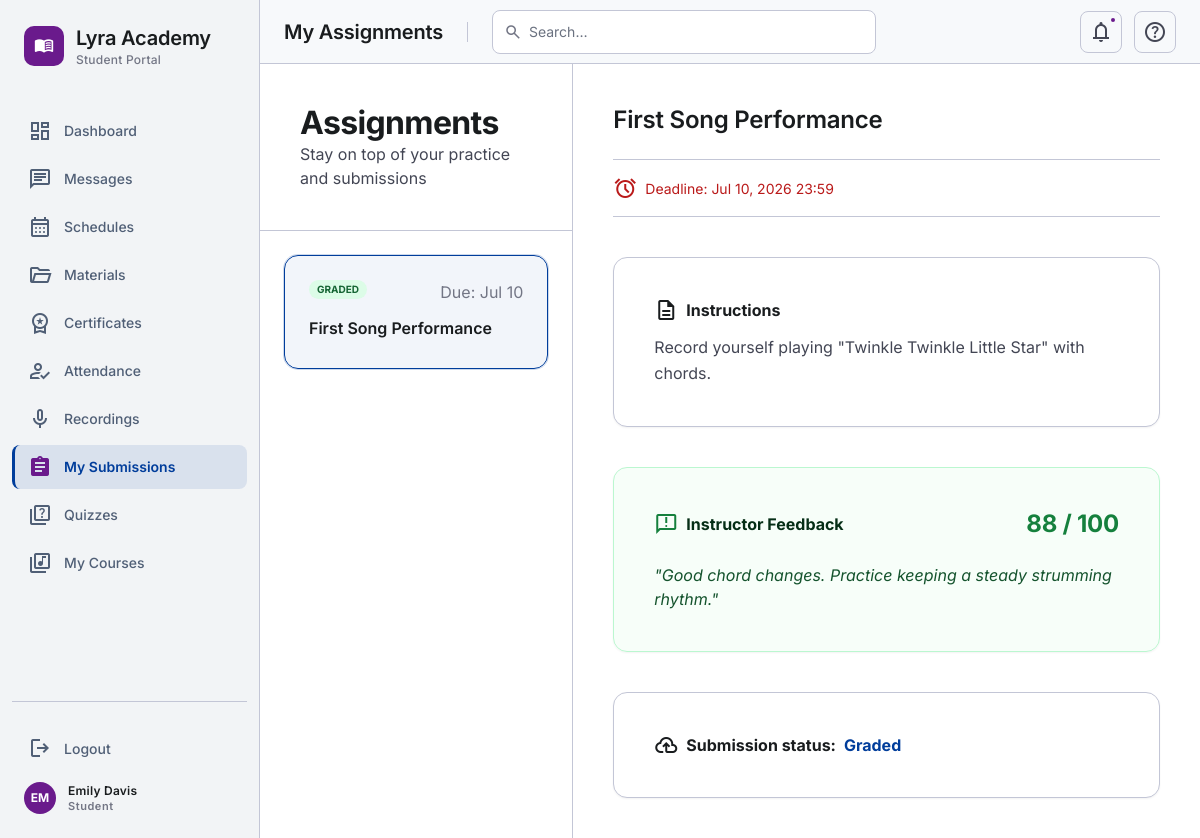
/37_Student_Assignments_1/index.php (signed in), run on the app's committed database.
### tables this page shows
CREATE TABLE IF NOT EXISTS submissions (
    id INT AUTO_INCREMENT PRIMARY KEY,
    assignment_id INT NOT NULL,
    student_id INT NOT NULL,
    file_path VARCHAR(255) NOT NULL,
    submission_text TEXT NULL,
    points_earned INT NULL,
    feedback TEXT NULL,
    status ENUM('submitted', 'graded') DEFAULT 'submitted',
    submitted_at TIMESTAMP DEFAULT CURRENT_TIMESTAMP,
    graded_by INT NULL,
    graded_at TIMESTAMP NULL,
    FOREIGN KEY (assignment_id) REFERENCES assignments(id) ON DELETE CASCADE,
    FOREIGN KEY (student_id) REFERENCES students(user_id) ON DELETE CASCADE,
    FOREIGN KEY (graded_by) REFERENCES users(id) ON DELETE SET NULL,
    UNIQUE KEY uk_submissions_assignment_student (assignment_id, student_id)
);

CREATE TABLE IF NOT EXISTS assignments (
    id INT AUTO_INCREMENT PRIMARY KEY,
    course_id INT NOT NULL,
    title VARCHAR(150) NOT NULL,
    description TEXT,
    due_date DATETIME NOT NULL,
    max_points INT DEFAULT 100,
    file_path VARCHAR(255) NULL,
    file_name VARCHAR(255) NULL,
    created_at TIMESTAMP DEFAULT CURRENT_TIMESTAMP,
    FOREIGN KEY (course_id) REFERENCES courses(id) ON DELETE CASCADE
);

### 37_Student_Assignments_1/index.php (the view, shortened to what this page needs)
<?php
require_once __DIR__ . '/../config/design-system.php';
$pdo = require_once __DIR__ . '/../config/db.php';
$studentId = $_SESSION['user_id'];
$courseId = intval($_GET['course_id'] ?? 0);
$selectedAssignmentId = intval($_GET['assignment_id'] ?? 0);
try {
    $coursesStmt = $pdo->prepare("
        SELECT c.id, c.title
        FROM courses c
        JOIN enrollments e ON c.id = e.course_id
        WHERE e.student_id = :student_id AND e.status = 'approved'
        ORDER BY c.title ASC
    ");
    $coursesStmt->execute(['student_id' => $studentId]);
    $courses = $coursesStmt->fetchAll();
    if ($courseId <= 0 && !empty($courses)) {
        $courseId = intval($courses[0]['id']);
    }
    $assignments = [];
    $selectedAssignment = null;
    if ($courseId > 0) {
        $assignmentsStmt = $pdo->prepare("
            SELECT a.id as assignment_id, a.title, a.description, a.due_date, a.max_points,
                   s.id as submission_id, s.file_path, s.submission_text, s.points_earned,
                   s.feedback, s.status as submission_status, s.submitted_at
            FROM assignments a
            LEFT JOIN submissions s ON a.id = s.assignment_id AND s.student_id = :student_id
            WHERE a.course_id = :course_id
            ORDER BY a.due_date ASC
        ");
        $assignmentsStmt->execute(['student_id' => $studentId, 'course_id' => $courseId]);
        $assignments = $assignmentsStmt->fetchAll();
        if ($selectedAssignmentId <= 0 && !empty($assignments)) {
            $selectedAssignmentId = intval($assignments[0]['assignment_id']);
        }
        foreach ($assignments as $asg) {
            if (intval($asg['assignment_id']) === $selectedAssignmentId) {
                $selectedAssignment = $asg;
                break;
            }
        }
    }
} catch (Exception $e) {
    error_log('DB error: ' . $e->getMessage()); die('A database error occurred. Please try again later.');
}
?>
<!DOCTYPE html>
<html lang="en">
<head>
</head>
<body class="bg-background text-on-surface">
<main id="lms-main-content" class="lms-main">
    <div class="flex h-full">
        <div class="w-1/3 flex flex-col border-r border-outline-variant bg-white">
            <header class="p-lg border-b border-outline-variant">
                <h1 class="font-h1 text-h1 text-on-surface">Assignments</h1>
                <p class="font-body-md text-on-surface-variant">Stay on top of your practice and submissions</p>
            </header>
            <div class="flex-1 overflow-y-auto p-md space-y-md">
                <?php if (empty($assignments)): ?>
                    <p class="text-on-surface-variant text-body-md text-center py-8">No assignments for this course.</p>
                <?php else: ?>
                    <?php foreach ($assignments as $asg): ?>
                        <a href="?course_id=<?= $courseId ?>&assignment_id=<?= $asg['assignment_id'] ?>" class="block p-md rounded-xl border transition-all <?= $asg['assignment_id'] == $selectedAssignmentId ? 'border-primary bg-primary/5 ring-1 ring-primary/20' : 'border-outline-variant bg-white hover:bg-surface-container-low' ?>">
                            <div class="flex justify-between items-start mb-sm">
                                <?php if ($asg['submission_status'] === 'graded'): ?>
                                    <span class="bg-green-100 text-green-800 text-[10px] font-bold px-2 py-0.5 rounded-full uppercase">Graded</span>
                                <?php elseif ($asg['submission_status'] === 'submitted'): ?>
                                    <span class="bg-blue-100 text-blue-800 text-[10px] font-bold px-2 py-0.5 rounded-full uppercase">Submitted</span>
                                <?php else: ?>
                                    <span class="bg-amber-100 text-amber-800 text-[10px] font-bold px-2 py-0.5 rounded-full uppercase">Pending</span>
                                <?php endif; ?>
                                <span class="font-label-md text-outline">Due: <?= date('M d', strtotime($asg['due_date'])) ?></span>
                            </div>
                            <h3 class="font-semibold text-on-surface mb-xs"><?= htmlspecialchars($asg['title']) ?></h3>
                        </a>
                    <?php endforeach; ?>
                <?php endif; ?>
            </div>
        </div>
        <div class="flex-1 bg-surface-container-lowest overflow-y-auto p-lg">
            <?php if ($selectedAssignment): ?>
                <div class="max-w-3xl mx-auto space-y-lg">
                    <div>
                        <h2 class="font-h2 text-h2 text-on-surface mb-2"><?= htmlspecialchars($selectedAssignment['title']) ?></h2>
                        <div class="flex items-center gap-md py-4 border-y border-outline-variant my-md text-body-md">
                            <div class="flex items-center gap-2">
                                <span class="material-symbols-outlined text-error" aria-hidden="true">alarm</span>
                                <span class="font-label-md text-error">Deadline: <?= date('M d, Y H:i', strtotime($selectedAssignment['due_date'])) ?></span>
                            </div>
                        </div>
                    </div>
                    <section class="bg-white p-lg rounded-xl border border-outline-variant shadow-sm space-y-sm">
                        <h3 class="font-bold text-on-surface flex items-center gap-2">
                            <span class="material-symbols-outlined" aria-hidden="true">description</span>
                            Instructions
                        </h3>
                        <p class="text-on-surface-variant leading-relaxed">
                            <?= nl2br(htmlspecialchars($selectedAssignment['description'] ?: 'No instructions provided.')) ?>
                        </p>
                    </section>
                    <?php if ($selectedAssignment['submission_status'] === 'graded'): ?>
                        <section class="bg-green-50/50 p-lg rounded-xl border border-green-200 shadow-sm space-y-md">
                            <div class="flex justify-between items-center">
                                <h3 class="font-bold text-green-950 flex items-center gap-2">
                                    <span class="material-symbols-outlined text-green-700" aria-hidden="true">feedback</span>
                                    Instructor Feedback
                                </h3>
                                <span class="text-h2 font-h2 text-green-700 font-bold"><?= intval($selectedAssignment['points_earned']) ?> / <?= intval($selectedAssignment['max_points']) ?></span>
                            </div>
                            <p class="text-green-900 italic font-body-md">
                                "<?= nl2br(htmlspecialchars($selectedAssignment['feedback'])) ?>"
                            </p>
                        </section>
                    <?php endif; ?>
                    <section class="bg-white p-lg rounded-xl border border-outline-variant shadow-sm space-y-md">
                        <h3 class="font-bold text-on-surface flex items-center gap-2">
                            <span class="material-symbols-outlined" aria-hidden="true">cloud_upload</span>
                            Submission status: <span class="capitalize text-primary"><?= htmlspecialchars($selectedAssignment['submission_status'] ?: 'Not Submitted') ?></span>
                        </h3>
                    </section>
                </div>
            <?php else: ?>
                <div class="h-full flex items-center justify-center text-center text-on-surface-variant font-body-lg">
                    Select an assignment to view details and submit.
                </div>
            <?php endif; ?>
        </div>
    </div>
</main>
</body>
</html>

### data on the page
submissions: shows "GRADED", assignment.due_date "Jul 10", assignment.title "First Song Performance", assignment.due_date "Jul 10, 2026 23:59", assignment.description "Record yourself playing \"Twinkle Twinkle Little Star\" with chords.", points_earned "88", assignment.max_points "100", feedback "Good chord changes. Practice keeping a steady strumming rhythm.", status "Graded"

### other printed values
$cfg['label'] "Student Portal"
$item['label'] "Dashboard"
$item['label'] "Messages"
$item['label'] "Schedules"
$item['label'] "Materials"
$item['label'] "Certificates"
$item['label'] "Attendance"
$item['label'] "Recordings"
$item['label'] "My Submissions"
$item['label'] "Quizzes"
$item['label'] "My Courses"
$initials "EM"
$name "Emily Davis"
$roleLabel "Student"
$pageTitle "My Assignments"
